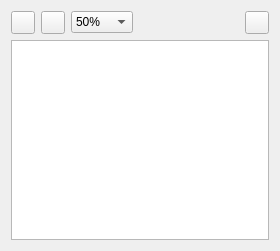
<?xml version="1.0" encoding="UTF-8"?>
<ui version="4.0">
 <class>CarteWidget</class>
 <widget class="QWidget" name="CarteWidget">
  <property name="geometry">
   <rect>
    <x>0</x>
    <y>0</y>
    <width>280</width>
    <height>251</height>
   </rect>
  </property>
  <property name="windowTitle">
   <string>Form</string>
  </property>
  <layout class="QVBoxLayout" name="verticalLayout">
   <item>
    <layout class="QHBoxLayout" name="horizontalLayout">
     <item>
      <widget class="QToolButton" name="toolButton_2">
       <property name="text">
        <string/>
       </property>
       <property name="icon">
        <iconset resource="icones.qrc">
         <normaloff>:/icones/data/images/icons/zoom_out.png</normaloff>:/icones/data/images/icons/zoom_out.png</iconset>
       </property>
      </widget>
     </item>
     <item>
      <widget class="QToolButton" name="toolButton">
       <property name="text">
        <string/>
       </property>
       <property name="icon">
        <iconset resource="icones.qrc">
         <normaloff>:/icones/data/images/icons/zoom_in.png</normaloff>:/icones/data/images/icons/zoom_in.png</iconset>
       </property>
      </widget>
     </item>
     <item>
      <widget class="QComboBox" name="comboBox">
       <property name="currentIndex">
        <number>0</number>
       </property>
       <item>
        <property name="text">
         <string>50%</string>
        </property>
       </item>
       <item>
        <property name="text">
         <string>100%</string>
        </property>
       </item>
       <item>
        <property name="text">
         <string>200%</string>
        </property>
       </item>
       <item>
        <property name="text">
         <string>400%</string>
        </property>
       </item>
       <item>
        <property name="text">
         <string>800%</string>
        </property>
       </item>
      </widget>
     </item>
     <item>
      <spacer name="horizontalSpacer">
       <property name="orientation">
        <enum>Qt::Horizontal</enum>
       </property>
       <property name="sizeHint" stdset="0">
        <size>
         <width>40</width>
         <height>20</height>
        </size>
       </property>
      </spacer>
     </item>
     <item>
      <widget class="QToolButton" name="toolButton_3">
       <property name="text">
        <string/>
       </property>
       <property name="icon">
        <iconset resource="icones.qrc">
         <normaloff>:/icones/data/images/icons/home.png</normaloff>:/icones/data/images/icons/home.png</iconset>
       </property>
      </widget>
     </item>
    </layout>
   </item>
   <item>
    <widget class="QGraphicsView" name="graphicsView"/>
   </item>
  </layout>
 </widget>
 <resources>
  <include location="icones.qrc"/>
 </resources>
 <connections/>
</ui>
